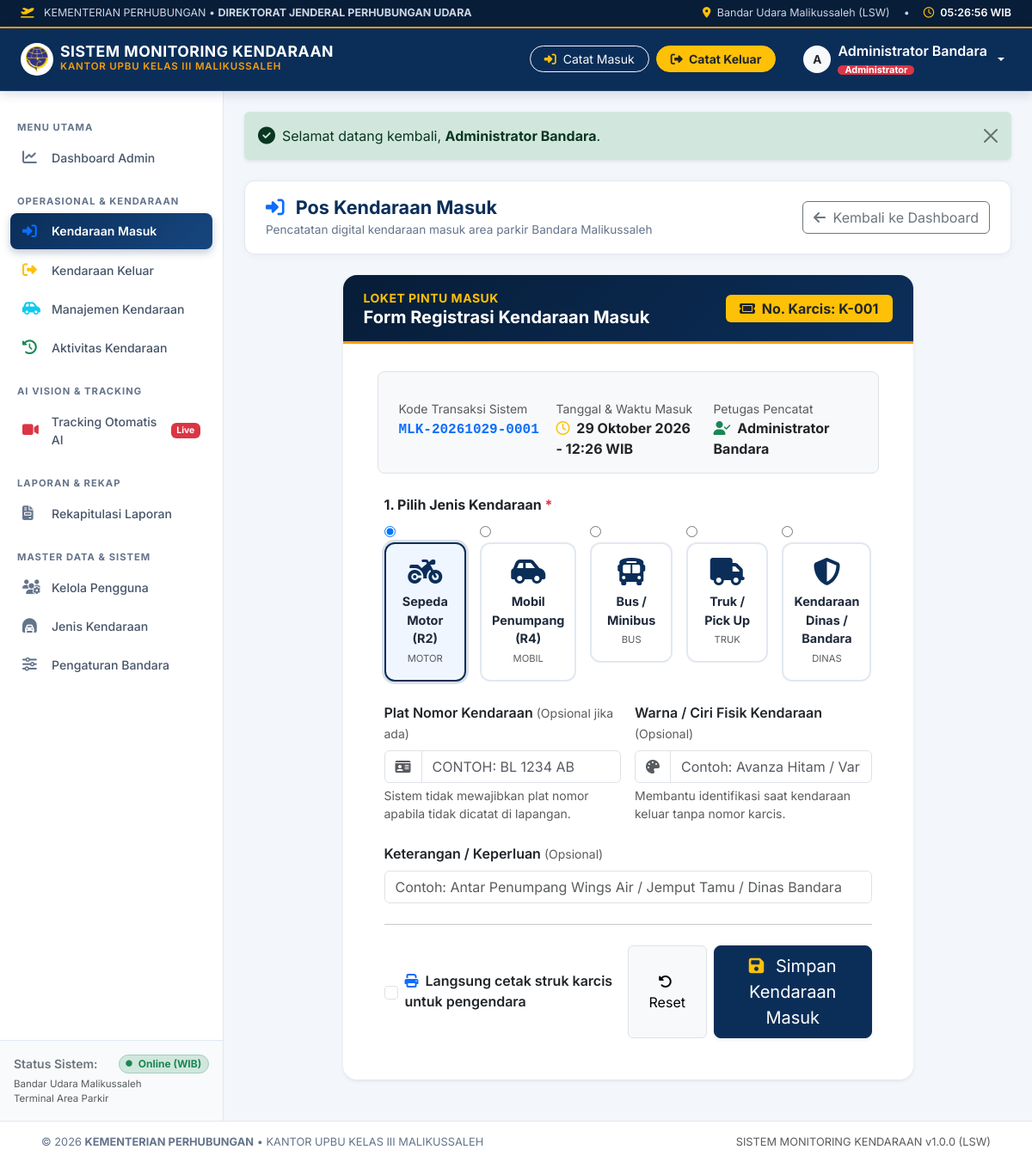
The app's page /petugas/masuk.php (signed in) with its own data.
### tables this page shows
CREATE TABLE `jenis_kendaraan` (
    `id` INT AUTO_INCREMENT PRIMARY KEY,
    `nama_jenis` VARCHAR(50) NOT NULL,
    `kode_kategori` VARCHAR(20) NOT NULL UNIQUE,
    `icon_class` VARCHAR(50) DEFAULT 'fa-solid fa-car',
    `warna_badge` VARCHAR(30) DEFAULT 'primary',
    `urutan` INT DEFAULT 1,
    `status` ENUM('aktif', 'nonaktif') NOT NULL DEFAULT 'aktif',
    `created_at` DATETIME DEFAULT CURRENT_TIMESTAMP
);

### petugas/masuk.php (the view, shortened to what this page needs)
<?php
$pdo = getDB();
$now_time = date('H:i');
$stmt_jenis = $pdo->query("SELECT * FROM jenis_kendaraan WHERE status = 'aktif' ORDER BY urutan ASC");
$jenis_list = $stmt_jenis->fetchAll();
$next_kode = generate_kode_transaksi($pdo);
$next_karcis = generate_nomor_karcis($pdo);
require_once __DIR__ . '/../includes/header.php';
?>
<div class="page-header-box">
    <div>
        <h1 class="page-header-title">
            <i class="fa-solid fa-right-to-bracket text-primary me-2"></i> Pos Kendaraan Masuk
        </h1>
        <div class="page-header-subtitle">
            Pencatatan digital kendaraan masuk area parkir Bandara Malikussaleh
        </div>
    </div>
    <a href="<?= BASE_URL ?>/petugas/dashboard.php" class="btn btn-outline-secondary">
        <i class="fa-solid fa-arrow-left me-1"></i> Kembali ke Dashboard
    </a>
</div>
<div class="row justify-content-center">
    <div class="col-lg-10 col-xl-9">
        <div class="card border-0 shadow-sm rounded-4 overflow-hidden mb-4">
            <div class="bg-primary text-white p-3 px-4 d-flex justify-content-between align-items-center" style="background: linear-gradient(135deg, #071d38 0%, #0b2e59 100%) !important; border-bottom: 3px solid #f59e0b;">
                <div>
                    <div class="small text-warning text-uppercase fw-bold" style="letter-spacing: 0.5px;">Loket Pintu Masuk</div>
                    <h5 class="mb-0 fw-bold">Form Registrasi Kendaraan Masuk</h5>
                </div>
                <div class="text-end">
                    <span class="badge bg-warning text-dark px-3 py-2 fs-6 fw-bold">
                        <i class="fa-solid fa-ticket me-1"></i> No. Karcis: <?= $next_karcis ?>
                    </span>
                </div>
            </div>
            <div class="card-body p-4 p-md-5">
                <form action="" method="POST" id="formMasuk">
                    <div class="row g-3 p-3 bg-light rounded-3 border mb-4">
                        <div class="col-md-4">
                            <label class="small text-muted d-block">Kode Transaksi Sistem</label>
                            <span class="fw-bold text-primary font-monospace"><?= $next_kode ?></span>
                        </div>
                        <div class="col-md-4">
                            <label class="small text-muted d-block">Tanggal & Waktu Masuk</label>
                            <span class="fw-bold text-dark"><i class="fa-regular fa-clock me-1 text-warning"></i> <?= format_tanggal_indo($today) ?> - <?= $now_time ?> WIB</span>
                        </div>
                        <div class="col-md-4">
                            <label class="small text-muted d-block">Petugas Pencatat</label>
                            <span class="fw-bold text-dark"><i class="fa-solid fa-user-check me-1 text-success"></i> <?= e($_SESSION['user_nama']) ?></span>
                        </div>
                    </div>
                    <div class="mb-4">
                        <label class="form-label fw-bold text-dark fs-6 mb-2">
                            1. Pilih Jenis Kendaraan <span class="text-danger">*</span>
                        </label>
                        <div class="row g-3">
                            <?php foreach ($jenis_list as $index => $j): ?>
                                <div class="col-6 col-md-4 col-lg">
                                    <label class="w-100 mb-0">
                                        <input type="radio" name="jenis_kendaraan_id" value="<?= $j['id'] ?>" class="vehicle-radio" <?= $index === 0 ? 'checked' : '' ?> required>
                                        <div class="btn-vehicle-select <?= $index === 0 ? 'selected' : '' ?>">
                                            <i class="<?= e($j['icon_class']) ?> v-icon"></i>
                                            <span class="v-name"><?= e($j['nama_jenis']) ?></span>
                                            <small class="text-muted mt-1" style="font-size: 0.7rem;"><?= e($j['kode_kategori']) ?></small>
                                        </div>
                                    </label>
                                </div>
                            <?php endforeach; ?>
                        </div>
                    </div>
                    <div class="row g-3 mb-4">
                        <div class="col-md-6">
                            <label for="plat_nomor" class="form-label fw-semibold text-dark">
                                Plat Nomor Kendaraan <span class="text-muted small fw-normal">(Opsional jika ada)</span>
                            </label>
                            <div class="input-group">
                                <span class="input-group-text bg-white"><i class="fa-solid fa-id-card text-muted"></i></span>
                                <input type="text" class="form-control text-uppercase" id="plat_nomor" name="plat_nomor" placeholder="Contoh: BL 1234 AB" autocomplete="off">
                            </div>
                            <div class="form-text small text-muted">Sistem tidak mewajibkan plat nomor apabila tidak dicatat di lapangan.</div>
                        </div>
                        <div class="col-md-6">
                            <label for="ciri_kendaraan" class="form-label fw-semibold text-dark">
                                Warna / Ciri Fisik Kendaraan <span class="text-muted small fw-normal">(Opsional)</span>
                            </label>
                            <div class="input-group">
                                <span class="input-group-text bg-white"><i class="fa-solid fa-palette text-muted"></i></span>
                                <input type="text" class="form-control" id="ciri_kendaraan" name="ciri_kendaraan" placeholder="Contoh: Avanza Hitam / Vario Putih" autocomplete="off">
                            </div>
                            <div class="form-text small text-muted">Membantu identifikasi saat kendaraan keluar tanpa nomor karcis.</div>
                        </div>
                    </div>
                    <div class="mb-4">
                        <label for="keterangan" class="form-label fw-semibold text-dark">
                            Keterangan / Keperluan <span class="text-muted small fw-normal">(Opsional)</span>
                        </label>
                        <input type="text" class="form-control" id="keterangan" name="keterangan" placeholder="Contoh: Antar Penumpang Wings Air / Jemput Tamu / Dinas Bandara" autocomplete="off">
                    </div>
                    <hr class="my-4">
                    <div class="d-flex flex-column flex-sm-row justify-content-between gap-3">
                        <div class="form-check d-flex align-items-center">
                            <input class="form-check-input me-2" type="checkbox" name="cetak_karcis" id="cetak_karcis" value="1">
                            <label class="form-check-label fw-semibold text-dark" for="cetak_karcis">
                                <i class="fa-solid fa-print me-1 text-primary"></i> Langsung cetak struk karcis untuk pengendara
                            </label>
                        </div>
                        <div class="d-flex gap-2">
                            <button type="reset" class="btn btn-light border px-4">
                                <i class="fa-solid fa-rotate-left me-1"></i> Reset
                            </button>
                            <button type="submit" name="simpan_masuk" value="1" class="btn btn-primary btn-lg px-4 shadow-sm" style="background: #0b2e59; border-color: #0b2e59;">
                                <i class="fa-solid fa-floppy-disk me-2 text-warning"></i> Simpan Kendaraan Masuk
                            </button>
                        </div>
                    </div>
                </form>
            </div>
        </div>
    </div>
</div>
<?php require_once __DIR__ . '/../includes/footer.php'; ?>

### assets/css/kemenhub-theme.css (style rules this page uses)
:root { --kemenhub-navy: #0b2e59; --kemenhub-navy-dark: #071d38; --kemenhub-navy-light: #16467f; --kemenhub-gold: #f59e0b; --kemenhub-gold-hover: #d97706; --kemenhub-gold-soft: #fef3c7; --kemenhub-sky: #0ea5e9; --kemenhub-bg: #f3f6fa; --kemenhub-card-bg: #ffffff; --kemenhub-border: #e2e8f0; --kemenhub-text: #1e293b; --kemenhub-text-muted: #64748b; --sidebar-width: 260px; }
body { font-family: 'Inter', system-ui, -apple-system, BlinkMacSystemFont, "Segoe UI", Roboto, sans-serif; background-color: var(--kemenhub-bg); color: var(--kemenhub-text); min-height: 100vh; display: flex; flex-direction: column; }
.page-header-box { background: #ffffff; border-radius: 12px; padding: 18px 24px; margin-bottom: 24px; box-shadow: 0 2px 8px rgba(0, 0, 0, 0.04); border: 1px solid var(--kemenhub-border); display: flex; justify-content: space-between; align-items: center; flex-wrap: wrap; gap: 12px; }
.page-header-title { font-size: 1.35rem; font-weight: 700; color: var(--kemenhub-navy); margin-bottom: 2px; }
.page-header-subtitle { font-size: 0.85rem; color: var(--kemenhub-text-muted); }
.btn-vehicle-select { padding: 16px 12px; border-radius: 12px; border: 2px solid var(--kemenhub-border); background: #ffffff; text-align: center; cursor: pointer; transition: all 0.2s ease; display: flex; flex-direction: column; align-items: center; justify-content: center; width: 100%; }
.btn-vehicle-select.selected, .vehicle-radio:checked + .btn-vehicle-select { border-color: var(--kemenhub-navy); background: #eff6ff; box-shadow: 0 0 0 3px rgba(11, 46, 89, 0.15); }
.btn-vehicle-select .v-icon { font-size: 2rem; color: var(--kemenhub-navy); margin-bottom: 8px; }
.btn-vehicle-select .v-name { font-weight: 700; font-size: 0.9rem; color: var(--kemenhub-text); }

### records on screen
jenis_kendaraan: nama_jenis "Sepeda Motor (R2)", kode_kategori "MOTOR"
jenis_kendaraan: nama_jenis "Mobil Penumpang (R4)", kode_kategori "MOBIL"
jenis_kendaraan: nama_jenis "Bus / Minibus", kode_kategori "BUS"
jenis_kendaraan: nama_jenis "Truk / Pick Up", kode_kategori "TRUK"
jenis_kendaraan: nama_jenis "Kendaraan Dinas / Bandara", kode_kategori "DINAS"

### other values on screen
INSTANSI_NAME "KEMENTERIAN PERHUBUNGAN"
INSTANSI_SUB "DIREKTORAT JENDERAL PERHUBUNGAN UDARA"
AIRPORT_NAME "Bandar Udara Malikussaleh"
AIRPORT_CODE "LSW"
APP_NAME "SISTEM MONITORING KENDARAAN"
UPBU_NAME "KANTOR UPBU KELAS III MALIKUSSALEH"
substr($user_nama, 0, 1) "A"
$user_nama "Administrator Bandara"
$role_label "Administrator"
$msg['text'] "Selamat datang kembali, Administrator Bandara ."
$next_karcis "K-001"
$next_kode "MLK-20261029-0001"
$_SESSION['user_nama'] "Administrator Bandara"
APP_VERSION "1.0.0"
